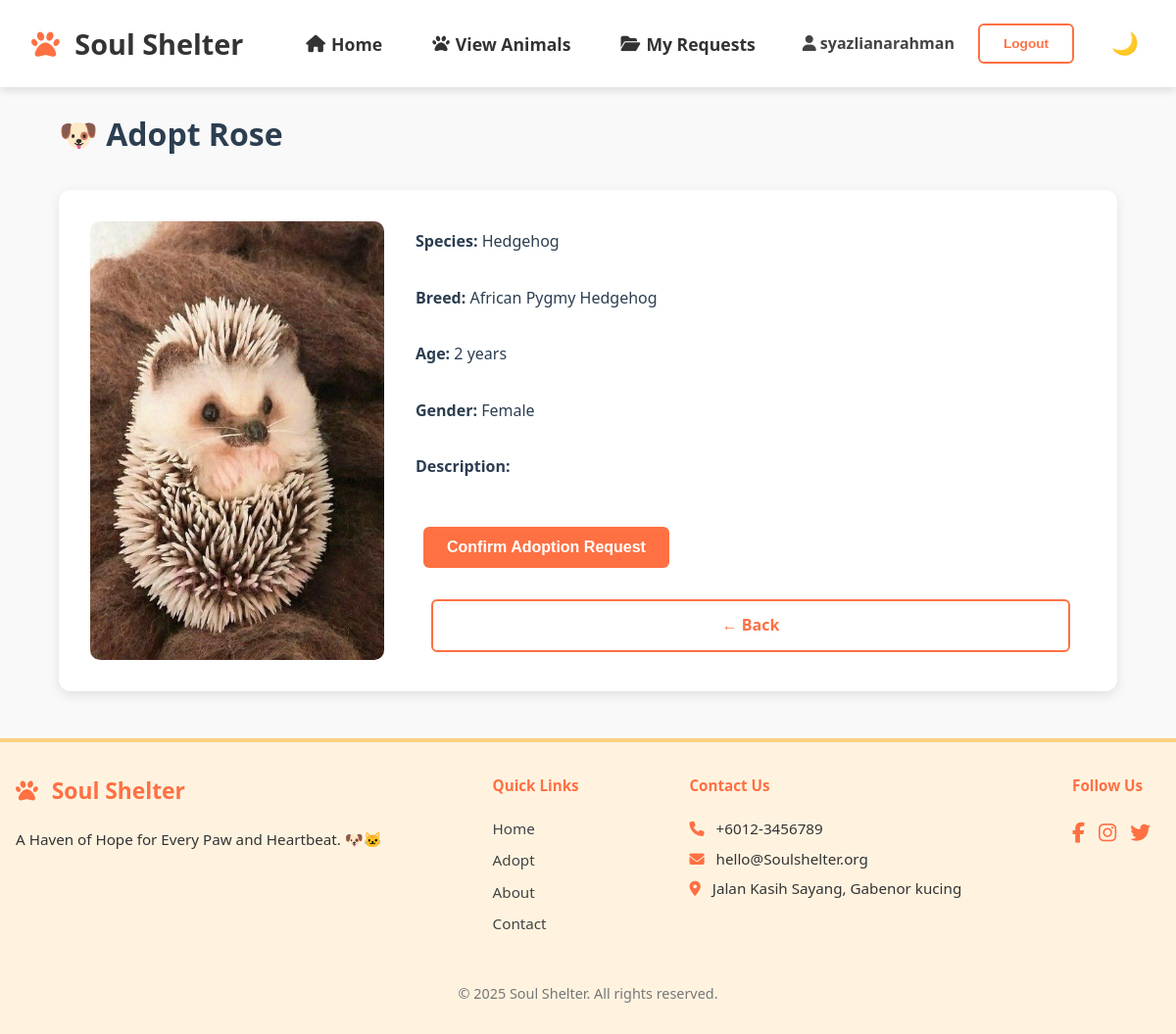
The app's page /user/adopt-form.php?id=78 (signed in) with its own data.
### tables this page shows
CREATE TABLE `animals` (
  `animal_id` int(11) NOT NULL,
  `name` varchar(100) NOT NULL,
  `species` varchar(50) DEFAULT NULL,
  `breed` varchar(100) DEFAULT NULL,
  `age` int(11) DEFAULT NULL,
  `gender` enum('jantan','betina') DEFAULT NULL,
  `status` enum('available','adopted') DEFAULT 'available',
  `description` text DEFAULT NULL,
  `image` varchar(255) DEFAULT NULL,
  `date_added` timestamp NOT NULL DEFAULT current_timestamp()
);

### user/adopt-form.php (the view, shortened to what this page needs)
<?php
include('../includes/db.php');
include('../includes/header.php');
$animal_id = $_GET['id'] ?? null;
$user_id = $_SESSION['user_id'];
$stmt = $conn->prepare("SELECT * FROM animals WHERE animal_id = ? AND status = 'available'");
$stmt->bind_param("i", $animal_id);
$stmt->execute();
$animal = $stmt->get_result()->fetch_assoc();
$check = $conn->prepare("SELECT * FROM adoptions WHERE animal_id = ? AND user_id = ?");
$check->bind_param("ii", $animal_id, $user_id);
$check->execute();
$existing = $check->get_result()->fetch_assoc();
?>
<main class="container" data-aos="fade-up">
  <h1>🐶 Adopt <?= htmlspecialchars($animal['name']) ?></h1>
  <div class="card-box">
    <img src="../assets/images/<?= htmlspecialchars($animal['image']) ?>" alt="<?= htmlspecialchars($animal['name']) ?>" style="max-width: 300px; border-radius: 10px;">
    <div class="animal-form">
      <p><strong>Species:</strong> <?= htmlspecialchars($animal['species']) ?></p>
      <p><strong>Breed:</strong> <?= htmlspecialchars($animal['breed']) ?></p>
      <p><strong>Age:</strong> <?= htmlspecialchars($animal['age']) ?> years</p>
      <p><strong>Gender:</strong> <?= $animal['gender'] == 'jantan' ? 'Male' : 'Female' ?></p>
      <p><strong>Description:</strong><br><?= nl2br(htmlspecialchars($animal['description'])) ?></p>
      <?php if ($existing): ?>
        <p style="color: orange; margin-top: 1rem;"><strong>⚠️ You've already requested to adopt this animal.</strong></p>
      <?php else: ?>
        <form method="POST" style="margin-top: 1rem;">
          <button type="submit" class="btn">Confirm Adoption Request</button>
        </form>
      <?php endif; ?>
      <a href="view-animals.php" class="btn btn-outline">← Back</a>
    </div>
  </div>
</main>
<?php include('../includes/footer.php'); ?>

### assets/css/style.css (style rules this page uses)
body { font-family: 'Fredoka', sans-serif; margin: 0; padding: 0; background: #f2dbbf; color: #333; line-height: 1.6; }
.container { padding: 0 5%; max-width: 1100px; margin: auto; }
.btn { padding: 0.7rem 1.5rem; background: #ff7043; color: white; border: none; border-radius: 5px; text-decoration: none; font-weight: bold; margin: 0.5rem; display: inline-block; transition: background 0.3s; }
.btn-outline { background: transparent; border: 2px solid #ff7043; color: #ff7043; }
.card-box { background: #ffffff; border-radius: 12px; padding: 2rem; box-shadow: 0 6px 12px rgba(0, 0, 0, 0.06); margin-top: 2rem; overflow-x: auto; }
.animal-form { display: flex; flex-direction: column; gap: 1rem; }
.animal-form button, .animal-form a.btn-outline { padding: 0.75rem 1.5rem; font-size: 1rem; border-radius: 6px; cursor: pointer; text-align: center; text-decoration: none; }
.animal-form .btn { background: #ff7043; color: white; border: none; }
.animal-form .btn-outline { border: 2px solid #ff7043; color: #ff7043; background: transparent; margin-left: 1rem; }

### includes/header.php (style rules this page uses)
:root { --primary: #6a4c93; --secondary: #8a5a44; --accent: #f8a5c2; --light: #f7f1e3; --dark: #2c3e50; --success: #2ecc71; --info: #3498db; }
body { font-family: 'Segoe UI', Tahoma, Geneva, Verdana, sans-serif; line-height: 1.6; color: var(--dark); background-color: #f9f9f9; margin: 0; padding: 0; }
main { max-width: 1200px; margin: 0 auto; padding: 20px; }

### user/adopt-form.php (style rules this page uses)
.card-box { margin-top: 2rem; padding: 2rem; background: #fff; border-radius: 12px; box-shadow: 0 4px 12px rgba(0,0,0,0.1); display: flex; gap: 2rem; flex-wrap: wrap; }
.animal-form { flex: 1; min-width: 250px; }
.animal-form p { margin: 0.5rem 0; }
.btn { padding: 0.7rem 1.5rem; background: #ff7043; color: white; border-radius: 6px; border: none; cursor: pointer; margin-right: 1rem; text-decoration: none; }
.btn-outline { background: transparent; color: #ff7043; border: 2px solid #ff7043; }

### records on screen
animals: name "Rose", image+name (picture), species "Hedgehog", breed "African Pygmy Hedgehog", age "2"

### other values on screen
$_SESSION['username'] "syazlianarahman"
